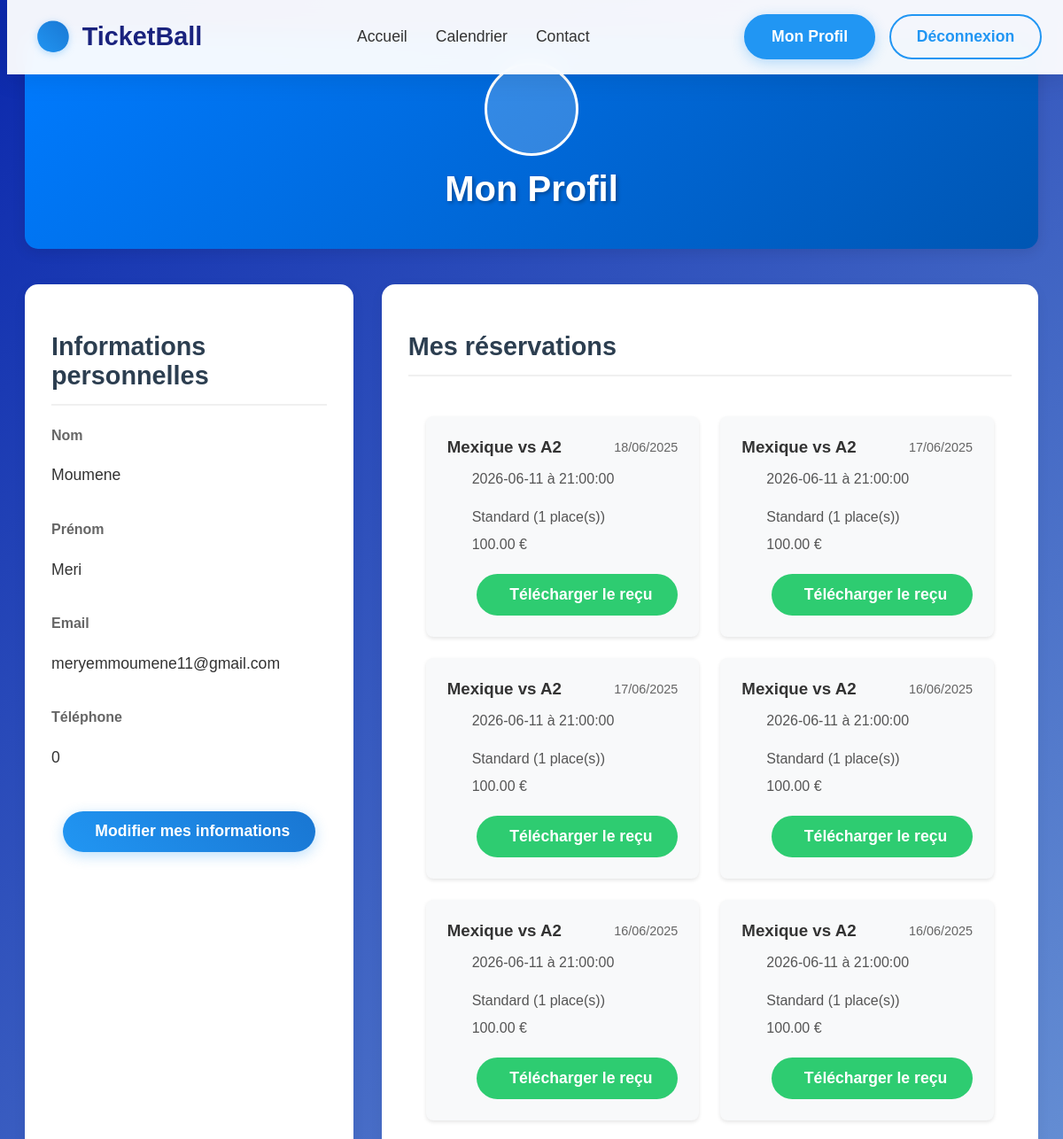
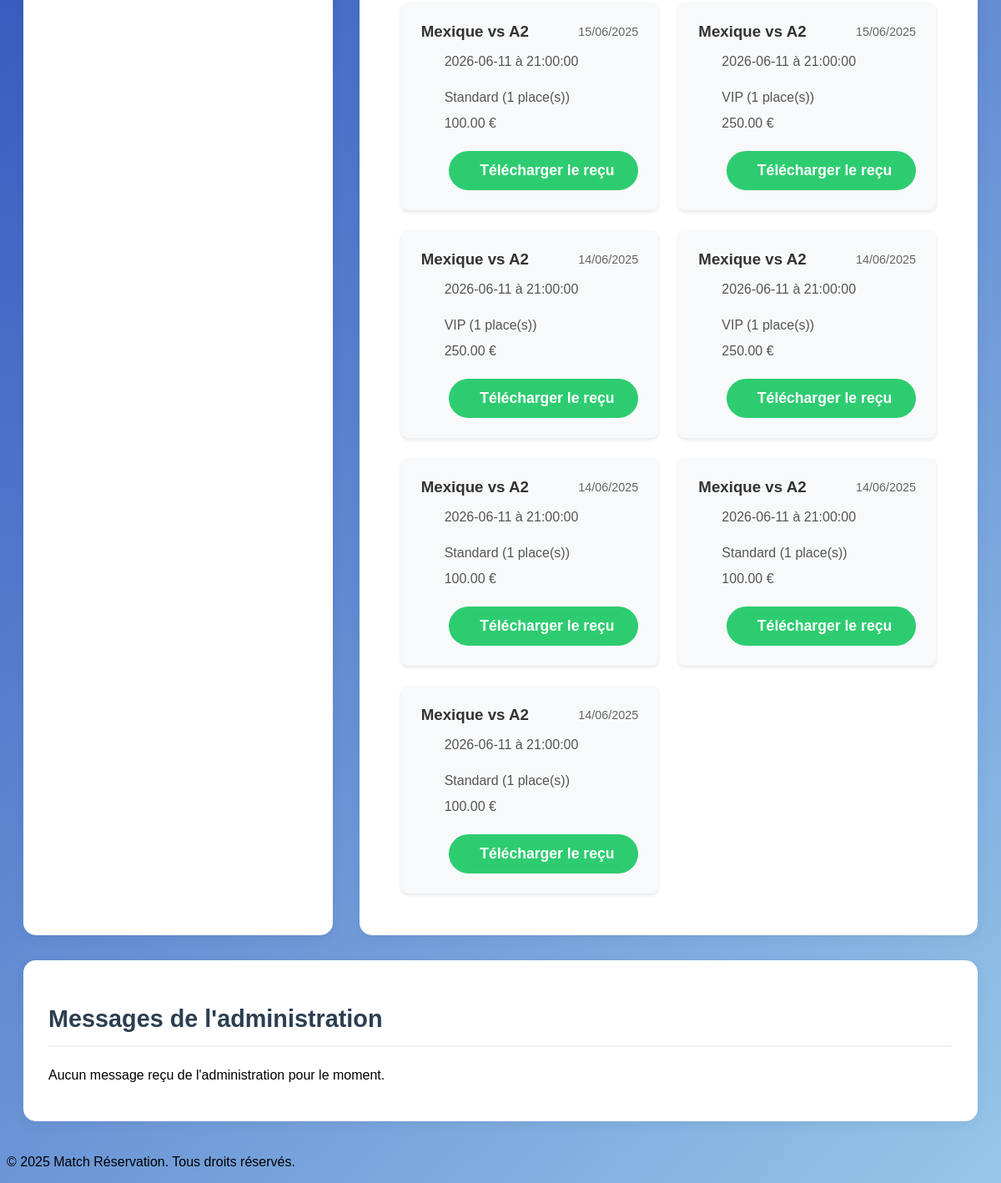
/profile.php (signed in), run on the app's committed database (2 pictures, top to bottom).
### tables this page shows
CREATE TABLE `utilisateurs` (
  `id` int(11) NOT NULL,
  `nom` varchar(100) DEFAULT NULL,
  `prenom` varchar(100) NOT NULL,
  `telephone` int(11) NOT NULL,
  `email` varchar(100) NOT NULL,
  `mot_de_passe` varchar(255) NOT NULL,
  `date_inscription` timestamp NOT NULL DEFAULT current_timestamp()
);

CREATE TABLE `reservations` (
  `id` int(11) NOT NULL,
  `utilisateur_id` int(11) NOT NULL,
  `ticket_id` int(11) NOT NULL,
  `quantite` int(11) NOT NULL DEFAULT 1,
  `prix_total` float NOT NULL,
  `date_reservation` timestamp NOT NULL DEFAULT current_timestamp()
);

CREATE TABLE `equipes` (
  `id` int(11) NOT NULL,
  `nom` varchar(100) NOT NULL,
  `groupe` varchar(2) NOT NULL
);

CREATE TABLE `matchs` (
  `id` int(11) NOT NULL,
  `date_match` date NOT NULL,
  `heure_match` time NOT NULL,
  `lieu` varchar(100) NOT NULL,
  `equipe1_id` int(11) DEFAULT NULL,
  `equipe2_id` int(11) DEFAULT NULL,
  `stade_id` int(11) DEFAULT NULL,
  `score_equipe1` int(11) DEFAULT NULL,
  `score_equipe2` int(11) DEFAULT NULL,
  `phase` varchar(100) DEFAULT NULL,
  `groupe` varchar(10) DEFAULT NULL,
  `categorie` varchar(100) DEFAULT 'Coupe du Monde 2026'
);

CREATE TABLE `tickets` (
  `id` int(11) NOT NULL,
  `match_id` int(11) NOT NULL,
  `type` varchar(50) NOT NULL,
  `prix_base` float NOT NULL,
  `entree` varchar(10) NOT NULL,
  `numero_place` varchar(20) NOT NULL,
  `description` text DEFAULT NULL
);

### profile.php (the view, shortened to what this page needs)
<?php
include 'config/config.php';
$stmt = $conn->prepare("SELECT * FROM utilisateurs WHERE id = ?");
$stmt->bind_param("i", $_SESSION['user_id']);
$stmt->execute();
$user = $stmt->get_result()->fetch_assoc();
$stmt = $conn->prepare("
    SELECT r.*, e1.nom as equipe1, e2.nom as equipe2, m.date_match, m.heure_match, m.lieu, t.type as ticket_type
    FROM reservations r
    JOIN tickets t ON r.ticket_id = t.id
    JOIN matchs m ON t.match_id = m.id
    LEFT JOIN equipes e1 ON m.equipe1_id = e1.id
    LEFT JOIN equipes e2 ON m.equipe2_id = e2.id
    WHERE r.utilisateur_id = ?
    ORDER BY r.date_reservation DESC
");
$stmt->bind_param("i", $_SESSION['user_id']);
$stmt->execute();
$reservations = $stmt->get_result()->fetch_all(MYSQLI_ASSOC);
$stmt = $conn->prepare("
    SELECT message, reponse, date_envoi, date_reponse
    FROM messages
    WHERE utilisateur_id = ? AND reponse IS NOT NULL
    ORDER BY date_reponse DESC
");
$stmt->bind_param("i", $_SESSION['user_id']);
$stmt->execute();
$reponses_admin = $stmt->get_result()->fetch_all(MYSQLI_ASSOC);
?>
<!DOCTYPE html>
<html lang="fr">
<head>
    <link rel="stylesheet" href="css/style.css">
    <link rel="stylesheet" href="css/header.css">
</head>
<body>
    <?php include 'includes/header.php'; ?>
    <main class="profile-container">
        <div class="profile-header">
            <div class="profile-avatar">
            </div>
            <h1>Mon Profil</h1>
        </div>
        <div class="profile-content">
            <div class="profile-section">
                <h2>Informations personnelles</h2>
                <div class="profile-info">
                    <div class="info-group">
                        <label>Nom</label>
                        <p><?= htmlspecialchars($user['nom']) ?></p>
                    </div>
                    <div class="info-group">
                        <label>Prénom</label>
                        <p><?= htmlspecialchars($user['prenom']) ?></p>
                    </div>
                    <div class="info-group">
                        <label>Email</label>
                        <p><?= htmlspecialchars($user['email']) ?></p>
                    </div>
                    <div class="info-group">
                        <label>Téléphone</label>
                        <p><?= htmlspecialchars($user['telephone']) ?></p>
                    </div>
                </div>
                <div class="profile-actions">
                    <button class="btn btn-primary" onclick="showEditForm()">
                        <i class="fas fa-edit"></i> Modifier mes informations
                    </button>
                </div>
            </div>
            <div class="profile-section">
                <h2>Mes réservations</h2>
                <?php if (empty($reservations)): ?>
                    <p class="no-reservations">Vous n'avez pas encore de réservations.</p>
                <?php else: ?>
                    <div class="reservations-list">
                        <?php foreach ($reservations as $reservation): ?>
                            <div class="reservation-card">
                                <div class="reservation-header">
                                    <h3><?= htmlspecialchars($reservation['equipe1']) ?> vs <?= htmlspecialchars($reservation['equipe2']) ?></h3>
                                    <span class="reservation-date"><?= date('d/m/Y', strtotime($reservation['date_reservation'])) ?></span>
                                </div>
                                <div class="reservation-details">
                                    <p><i class="fas fa-calendar"></i> <?= htmlspecialchars($reservation['date_match']) ?> à <?= htmlspecialchars($reservation['heure_match']) ?></p>
                                    <p><i class="fas fa-ticket-alt"></i> <?= htmlspecialchars($reservation['ticket_type']) ?> (<?= $reservation['quantite'] ?> place(s))</p>
                                    <p><i class="fas fa-euro-sign"></i> <?= number_format($reservation['prix_total'], 2) ?> €</p>
                                </div>
                                <div class="reservation-actions">
                                    <button class="btn btn-secondary" onclick="downloadReceipt(<?= $reservation['id'] ?>)">
                                        <i class="fas fa-download"></i> Télécharger le reçu
                                    </button>
                                </div>
                            </div>
                        <?php endforeach; ?>
                    </div>
                <?php endif; ?>
            </div>
        </div>
        <div class="profile-section">
            <h2>Messages de l'administration</h2>
            <?php if (empty($reponses_admin)): ?>
                <p>Aucun message reçu de l'administration pour le moment.</p>
            <?php endif; ?>
        </div>
    </main>
    <?php include 'includes/footer.php'; ?>
</body>
</html>

### css/style.css (style rules this page uses)
body { font-family: Arial, sans-serif; padding: 0; background: linear-gradient(135deg, rgb(11, 40, 172) 0%, rgb(150, 198, 233) 100%); min-height: 100vh; overflow-x: hidden; }
main { padding: 20px; max-width: 900px; margin: auto; }
.reservations-list { display: grid; grid-template-columns: repeat(auto-fill, minmax(300px, 1fr)); gap: 20px; padding: 20px; }
.reservation-card { background: white; padding: 20px; border-radius: 8px; box-shadow: 0 2px 4px rgba(0,0,0,0.1); }
.reservation-card h3 { margin-top: 0; color: #333; }
.reservation-card p { margin: 5px 0; color: #666; }
.btn { padding: 0.75rem 1.5rem; border-radius: 4px; text-decoration: none; font-weight: 500; transition: all 0.3s ease; }
.btn-primary { background: #3498db; color: white; }
.reservation-header { text-align: center; margin-bottom: 3rem; }
.btn { display: inline-flex; align-items: center; gap: 0.5rem; padding: 0.75rem 1.5rem; border-radius: 4px; font-weight: 500; text-decoration: none; cursor: pointer; transition: all 0.3s ease; border: none; }
.btn-secondary { background: #2ecc71; color: white; }
.profile-container { max-width: 1200px; margin: 40px auto; padding: 0 20px; }
.profile-header { text-align: center; margin-bottom: 40px; padding: 30px; background: linear-gradient(135deg, #007bff, #0056b3); border-radius: 15px; color: white; box-shadow: 0 4px 15px rgba(0, 0, 0, 0.1); }
.profile-header h1 { margin: 15px 0; font-size: 2.5em; font-weight: 600; }
.profile-avatar { width: 100px; height: 100px; margin: 0 auto; background: rgba(255, 255, 255, 0.2); border-radius: 50%; display: flex; align-items: center; justify-content: center; border: 3px solid white; }
.profile-content { display: grid; grid-template-columns: 1fr 2fr; gap: 2rem; }
.profile-section { background: white; border-radius: 15px; padding: 30px; margin-bottom: 30px; box-shadow: 0 4px 15px rgba(0, 0, 0, 0.05); transition: transform 0.3s ease; }
.profile-section h2 { color: #2c3e50; font-size: 1.8em; margin-bottom: 25px; padding-bottom: 15px; border-bottom: 2px solid #f0f0f0; }
.profile-info { display: grid; gap: 1.5rem; }
.info-group { display: flex; flex-direction: column; gap: 0.5rem; }
.info-group label { font-weight: 600; color: #666; }
.info-group p { color: #333; font-size: 1.1rem; }
.profile-actions { margin-top: 2rem; text-align: center; }
.reservations-list { display: grid; gap: 1.5rem; }
.reservation-card { background: #f8f9fa; border-radius: 8px; padding: 1.5rem; transition: transform 0.2s; }
.reservation-header { display: flex; justify-content: space-between; align-items: center; margin-bottom: 1rem; }
.reservation-header h3 { color: #333; margin: 0; }
.reservation-date { color: #666; font-size: 0.9rem; }
.reservation-details { display: grid; gap: 0.8rem; }
.reservation-details p { display: flex; align-items: center; gap: 0.5rem; color: #555; margin: 0; }
.reservation-actions { margin-top: 1.5rem; text-align: right; }
main h1 { color: white; text-align: center; font-size: 2.5rem; margin: 2rem 0; text-shadow: 2px 2px 4px rgba(0, 0, 0, 0.3); }
.btn { display: inline-flex; align-items: center; gap: 10px; padding: 12px 25px; border-radius: 8px; font-size: 1.1em; cursor: pointer; transition: all 0.3s ease; text-decoration: none; }
.btn-primary { background: #007bff; color: white; border: none; }

### css/header.css (style rules this page uses)
.btn { padding: 0.8rem 1.8rem; border: none; border-radius: 50px; text-decoration: none; font-weight: 600; font-size: 1.1rem; transition: all 0.3s ease; cursor: pointer; display: inline-flex; align-items: center; justify-content: center; gap: 0.5rem; position: relative; overflow: hidden; }
.btn::before { content: ''; position: absolute; top: 0; left: 0; width: 100%; height: 100%; background: linear-gradient(45deg, rgba(255, 255, 255, 0.1), rgba(255, 255, 255, 0)); transform: translateX(-100%); transition: transform 0.3s ease; }
.btn-primary { background: linear-gradient(45deg, #2196f3, #1976d2); color: white; box-shadow: 0 4px 15px rgba(33, 150, 243, 0.3); }

### data on the page
utilisateurs: nom "Moumene", prenom "Meri", email "meryemmoumene11@gmail.com", telephone "0"
reservations: equipes.nom "Mexique", equipes.nom "A2", date_reservation "18/06/2025", matchs.date_match "2026-06-11", matchs.heure_match "21:00:00", ticket.type "Standard", quantite "1", prix_total "100.00"
reservations: equipes.nom "Mexique", equipes.nom "A2", date_reservation "17/06/2025", matchs.date_match "2026-06-11", matchs.heure_match "21:00:00", ticket.type "Standard", quantite "1", prix_total "100.00"
reservations: equipes.nom "Mexique", equipes.nom "A2", date_reservation "17/06/2025", matchs.date_match "2026-06-11", matchs.heure_match "21:00:00", ticket.type "Standard", quantite "1", prix_total "100.00"
reservations: equipes.nom "Mexique", equipes.nom "A2", date_reservation "16/06/2025", matchs.date_match "2026-06-11", matchs.heure_match "21:00:00", ticket.type "Standard", quantite "1", prix_total "100.00"
reservations: equipes.nom "Mexique", equipes.nom "A2", date_reservation "16/06/2025", matchs.date_match "2026-06-11", matchs.heure_match "21:00:00", ticket.type "Standard", quantite "1", prix_total "100.00"
reservations: equipes.nom "Mexique", equipes.nom "A2", date_reservation "16/06/2025", matchs.date_match "2026-06-11", matchs.heure_match "21:00:00", ticket.type "Standard", quantite "1", prix_total "100.00"
reservations: equipes.nom "Mexique", equipes.nom "A2", date_reservation "15/06/2025", matchs.date_match "2026-06-11", matchs.heure_match "21:00:00", ticket.type "Standard", quantite "1", prix_total "100.00"
reservations: equipes.nom "Mexique", equipes.nom "A2", date_reservation "15/06/2025", matchs.date_match "2026-06-11", matchs.heure_match "21:00:00", ticket.type "VIP", quantite "1", prix_total "250.00"
reservations: equipes.nom "Mexique", equipes.nom "A2", date_reservation "14/06/2025", matchs.date_match "2026-06-11", matchs.heure_match "21:00:00", ticket.type "VIP", quantite "1", prix_total "250.00"
reservations: equipes.nom "Mexique", equipes.nom "A2", date_reservation "14/06/2025", matchs.date_match "2026-06-11", matchs.heure_match "21:00:00", ticket.type "VIP", quantite "1", prix_total "250.00"
reservations: equipes.nom "Mexique", equipes.nom "A2", date_reservation "14/06/2025", matchs.date_match "2026-06-11", matchs.heure_match "21:00:00", ticket.type "Standard", quantite "1", prix_total "100.00"
reservations: equipes.nom "Mexique", equipes.nom "A2", date_reservation "14/06/2025", matchs.date_match "2026-06-11", matchs.heure_match "21:00:00", ticket.type "Standard", quantite "1", prix_total "100.00"
reservations: equipes.nom "Mexique", equipes.nom "A2", date_reservation "14/06/2025", matchs.date_match "2026-06-11", matchs.heure_match "21:00:00", ticket.type "Standard", quantite "1", prix_total "100.00"
